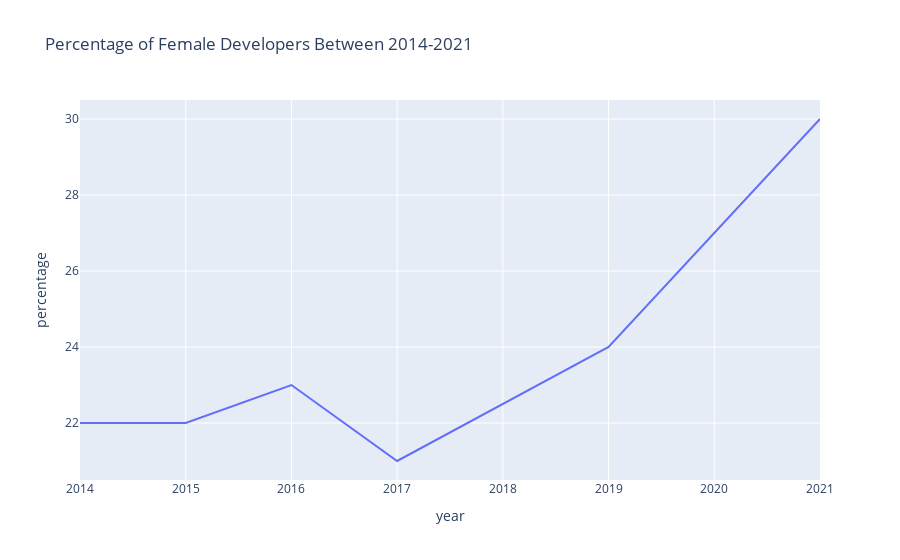

Write notebook code for a chart like this one.
### Code cell
year_women = px.line(developers_women, x = developers_women["year"], y = developers_women["percentage"], title = 'Percentage of Female Developers Between 2014-2021')
year_women

### Figure 1 — Plotly figure (JSON) as saved in the notebook; plotly's stock layout.template omitted (floating-point values rounded to 4 significant figures)
{"data": [{"hovertemplate": "year=%{x}<br>percentage=%{y}<extra></extra>", "legendgroup": "", "line": {"color": "#636efa", "dash": "solid"}, "marker": {"symbol": "circle"}, "mode": "lines", "name": "", "orientation": "v", "showlegend": false, "type": "scatter", "x": [2014, 2015, 2016, 2017, 2019, 2021], "xaxis": "x", "y": [22, 22, 23, 21, 24, 30], "yaxis": "y"}], "layout": {"autosize": true, "legend": {"tracegroupgap": 0}, "title": {"text": "Percentage of Female Developers Between 2014-2021"}, "xaxis": {"anchor": "y", "autorange": true, "domain": [0, 1], "range": [2014, 2021], "title": {"text": "year"}, "type": "linear"}, "yaxis": {"anchor": "x", "autorange": true, "domain": [0, 1], "range": [20.5, 30.5], "title": {"text": "percentage"}, "type": "linear"}}}
